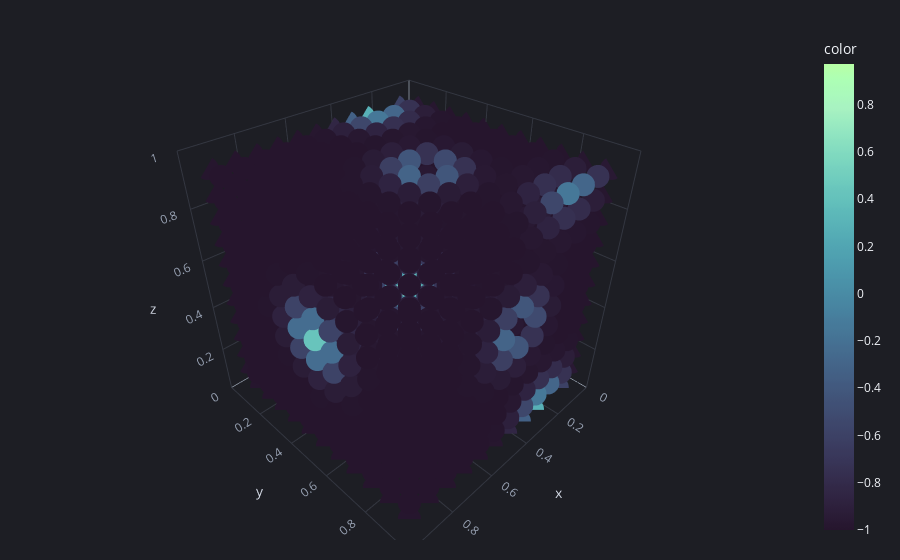

Here is the notebook cell this chart was saved with:
### Code cell
plot(2 * dens - 1)

### Figure 1 — Plotly figure (JSON) as saved in the notebook; plotly's stock layout.template omitted (floating-point values rounded to 4 significant figures; data arrays with more than 128 entries replaced by an {"elided": "..."} marker saying what was removed)
{"data": [{"hovertemplate": "x=%{x}<br>y=%{y}<br>z=%{z}<br>color=%{marker.color}<extra></extra>", "legendgroup": "", "marker": {"color": {"elided": "1707 float values"}, "coloraxis": "coloraxis", "opacity": 1, "symbol": "circle"}, "mode": "markers", "name": "", "scene": "scene", "showlegend": false, "type": "scatter3d", "x": {"elided": "1707 float values"}, "y": {"elided": "1707 float values"}, "z": {"elided": "1707 float values"}}], "layout": {"coloraxis": {"colorbar": {"title": {"text": "color"}}, "colorscale": {"elided": "256x2 mixed values"}}, "legend": {"tracegroupgap": 0}, "scene": {"domain": {"x": [0, 1], "y": [0, 1]}, "xaxis": {"range": [0, 1], "title": {"text": "x"}}, "yaxis": {"range": [0, 1], "title": {"text": "y"}}, "zaxis": {"range": [0, 1], "title": {"text": "z"}}}}}
